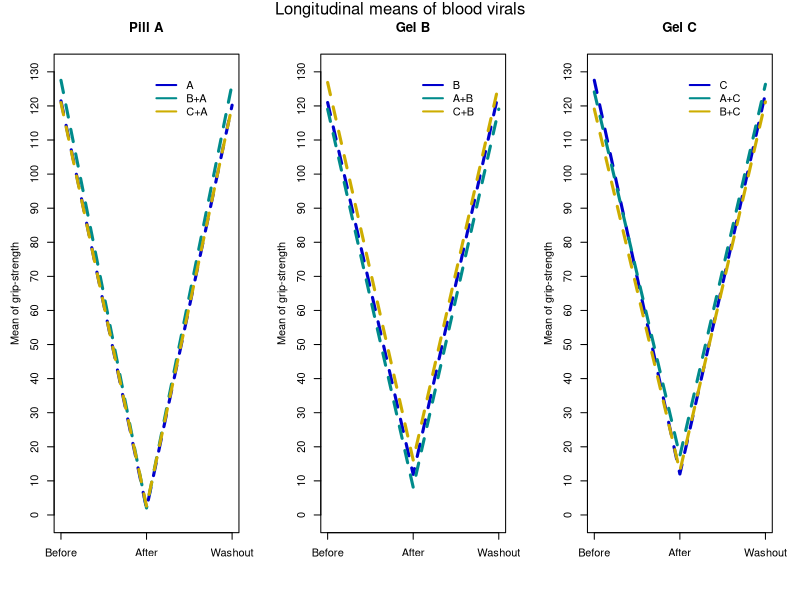
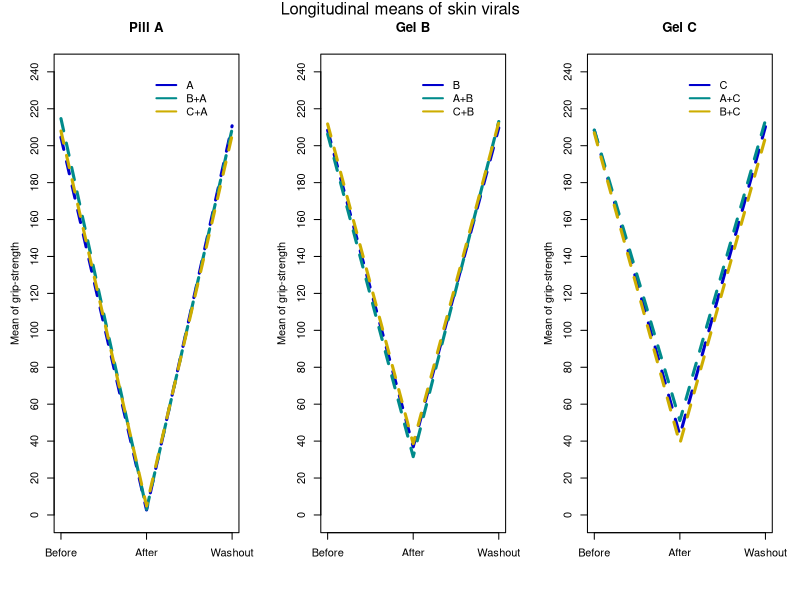

Reproduce these figures in R, in order. (Note: this script raises an error after producing the figures.)
## ---- chunk 1
knitr::opts_chunk$set(echo = TRUE)
library(data.table)
library(tidyverse)
library(ggplot2)
library(reshape2)

virals <- read.csv("baseline.csv")
endpoints <- read.csv("endpoints.csv")
## ---- chunk 2
### viral loads in the blood plasma
#### A effect
virals_blood_long = melt(virals, id.var = c("ptid", "period1", "period2", "period3"), measure.vars = c("bviral0", "bviral1", "bviral2", "bviral3", "bviral4", "bviral5", "bviral6"))

A_pureeffect <- virals_blood_long[virals_blood_long$period1=="Pill A"&virals_blood_long$variable %in% c("bviral0", "bviral1", "bviral2"),]
A_pureeffect$group = "A"
A_pureeffect <- A_pureeffect[, -c(2,3,4)]
A_pureeffect$variable <- ifelse(A_pureeffect$variable=="bviral0", "Before", ifelse(A_pureeffect$variable=="bviral1", "After", "Washout"))

BAC_effect <- virals_blood_long[(virals_blood_long$period1=="Gel B"&virals_blood_long$period2=="Pill A"&virals_blood_long$variable %in% c("bviral2", "bviral3", "bviral4")),]
BAC_effect$group = "BA"
BAC_effect <- BAC_effect[,-c(2,3,4)]
BAC_effect$variable <- ifelse(BAC_effect$variable=="bviral2", "Before", ifelse(BAC_effect$variable=="bviral3", "After", "Washout"))

CBA_effect <- virals_blood_long[(virals_blood_long$period2=="Gel B"&virals_blood_long$period3=="Pill A"&virals_blood_long$variable %in% c("bviral4", "bviral5", "bviral6")),]
CBA_effect$group = "BA"
CBA_effect <- CBA_effect[,-c(2,3,4)]
CBA_effect$variable <- ifelse(CBA_effect$variable=="bviral4", "Before", ifelse(CBA_effect$variable=="bviral5", "After", "Washout"))

CAB_effect <- virals_blood_long[(virals_blood_long$period1=="Gel C"&virals_blood_long$period2=="Pill A"&virals_blood_long$variable %in% c("bviral2", "bviral3", "bviral4")),]
CAB_effect$group = "CA"
CAB_effect <- CAB_effect[,-c(2,3,4)]
CAB_effect$variable <- ifelse((CAB_effect$variable=="bviral2"), "Before", ifelse(CAB_effect$variable=="bviral3", "After", "Washout"))

BCA_effect <- virals_blood_long[(virals_blood_long$period2=="Gel C"&virals_blood_long$period3=="Pill A"&virals_blood_long$variable %in% c("bviral4", "bviral5", "bviral6")),]
BCA_effect$group = "CA"
BCA_effect <- BCA_effect[,-c(2,3,4)]
BCA_effect$variable <- ifelse((BCA_effect$variable=="bviral4"), "Before", ifelse(BCA_effect$variable=="bviral5", "After", "Washout"))

Aeffect <- rbind(A_pureeffect,BAC_effect,CBA_effect, BCA_effect, CAB_effect)
#### B effect
B_pureeffect <- virals_blood_long[virals_blood_long$period1=="Gel B"&virals_blood_long$variable %in% c("bviral0", "bviral1", "bviral2"),]
B_pureeffect$group = "B"
B_pureeffect <- B_pureeffect[, -c(2,3,4)]
B_pureeffect$variable <- ifelse(B_pureeffect$variable=="bviral0", "Before", ifelse(B_pureeffect$variable=="bviral1", "After", "Washout"))

ABC_effect <- virals_blood_long[(virals_blood_long$period1=="Pill A"&virals_blood_long$period2=="Gel B"&virals_blood_long$variable %in% c("bviral2", "bviral3", "bviral4")),]
ABC_effect$group = "AB"
ABC_effect <- ABC_effect[,-c(2,3,4)]
ABC_effect$variable <- ifelse(ABC_effect$variable=="bviral2", "Before", ifelse(ABC_effect$variable=="bviral3", "After", "Washout"))

CAB_effect <- virals_blood_long[(virals_blood_long$period2=="Pill A"&virals_blood_long$period3=="Gel B"&virals_blood_long$variable %in% c("bviral4", "bviral5", "bviral6")),]
CAB_effect$group = "AB"
CAB_effect <- CAB_effect[,-c(2,3,4)]
CAB_effect$variable <- ifelse(CAB_effect$variable=="bviral4", "Before", ifelse(CAB_effect$variable=="bviral5", "After", "Washout"))

CBA_effect <- virals_blood_long[(virals_blood_long$period1=="Gel C"&virals_blood_long$period2=="Gel B"&virals_blood_long$variable %in% c("bviral2", "bviral3", "bviral4")),]
CBA_effect$group = "CB"
CBA_effect <- CBA_effect[,-c(2,3,4)]
CBA_effect$variable <- ifelse((CBA_effect$variable=="bviral2"), "Before", ifelse(CBA_effect$variable=="bviral3", "After", "Washout"))

ACB_effect <- virals_blood_long[(virals_blood_long$period2=="Gel C"&virals_blood_long$period3=="Gel B"&virals_blood_long$variable %in% c("bviral4", "bviral5", "bviral6")),]
ACB_effect$group = "CB"
ACB_effect <- ACB_effect[,-c(2,3,4)]
ACB_effect$variable <- ifelse((ACB_effect$variable=="bviral4"), "Before", ifelse(ACB_effect$variable=="bviral5", "After", "Washout"))

Beffect <- rbind(B_pureeffect,ABC_effect,CAB_effect, CBA_effect, ACB_effect)

#### C effect
C_pureeffect <- virals_blood_long[virals_blood_long$period1=="Gel C"&virals_blood_long$variable %in% c("bviral0", "bviral1", "bviral2"),]
C_pureeffect$group = "C"
C_pureeffect <- C_pureeffect[, -c(2,3,4)]
C_pureeffect$variable <- ifelse(C_pureeffect$variable=="bviral0", "Before", ifelse(C_pureeffect$variable=="bviral1", "After", "Washout"))

ACB_effect <- virals_blood_long[(virals_blood_long$period1=="Pill A"&virals_blood_long$period2=="Gel C"&virals_blood_long$variable %in% c("bviral2", "bviral3", "bviral4")),]
ACB_effect$group = "AC"
ACB_effect <- ACB_effect[,-c(2,3,4)]
ACB_effect$variable <- ifelse(ACB_effect$variable=="bviral2", "Before", ifelse(ACB_effect$variable=="bviral3", "After", "Washout"))

BAC_effect <- virals_blood_long[(virals_blood_long$period2=="Pill A"&virals_blood_long$period3=="Gel C"&virals_blood_long$variable %in% c("bviral4", "bviral5", "bviral6")),]
BAC_effect$group = "AC"
BAC_effect <- BAC_effect[,-c(2,3,4)]
BAC_effect$variable <- ifelse(BAC_effect$variable=="bviral4", "Before", ifelse(BAC_effect$variable=="bviral5", "After", "Washout"))

BCA_effect <- virals_blood_long[(virals_blood_long$period1=="Gel B"&virals_blood_long$period2=="Gel C"&virals_blood_long$variable %in% c("bviral2", "bviral3", "bviral4")),]
BCA_effect$group = "BC"
BCA_effect <- BCA_effect[,-c(2,3,4)]
BCA_effect$variable <- ifelse((BCA_effect$variable=="bviral2"), "Before", ifelse(BCA_effect$variable=="bviral3", "After", "Washout"))

ABC_effect <- virals_blood_long[(virals_blood_long$period2=="Gel B"&virals_blood_long$period3=="Gel C"&virals_blood_long$variable %in% c("bviral4", "bviral5", "bviral6")),]
ABC_effect$group = "BC"
ABC_effect <- ABC_effect[,-c(2,3,4)]
ABC_effect$variable <- ifelse((ABC_effect$variable=="bviral4"), "Before", ifelse(ABC_effect$variable=="bviral5", "After", "Washout"))

Ceffect <- rbind(C_pureeffect,ACB_effect,BAC_effect, BCA_effect, ABC_effect)
## ---- chunk 3
#### A
mean_table = tapply(Aeffect$value, 
                    list(Aeffect$group, Aeffect$variable), 
                    mean, 
                    na.rm = T)
mean_table <- mean_table[,c(2,1,3)]
bviral_mean <- mean_table

mycol = c("blue3", "cyan4", "gold3")
par(mfrow=c(1,3))

plot(1:3, c(0,65,130),
     ylab = "Mean of grip-strength", xlab = "", 
     pch = " ", cex.lab = 1, cex.axis = 1 ,
     mgp = c(2.5, 1, 0), axes=FALSE, main = "Pill A")

axis(side=1, 1:3, c("Before","After", "Washout"))
axis(side=2, at=seq(0,130, by=10))
box()
for (i in 1:3) {
  lines(1:3, mean_table[i, ], lty = 2, col = mycol[i], lwd = 3)
}
legend(2, 130, legend = c("A", "B+A", "C+A"), bty = "n", 
       col = mycol, lwd = 2, ncol = 1, cex = 1)

#### B
mean_table = tapply(Beffect$value, 
                    list(Beffect$group, Beffect$variable), 
                    mean, 
                    na.rm = T)
mean_table <- mean_table[,c(2,1,3)]
mean_table <- mean_table[c(2,1,3),]
bviral_mean <- rbind(bviral_mean, mean_table)

plot(1:3, c(0,65,130),
     ylab = "Mean of grip-strength", xlab = "", 
     pch = " ", cex.lab = 1, cex.axis = 1 ,
     mgp = c(2.5, 1, 0), axes=FALSE, main = "Gel B")
axis(side=1, 1:3, c("Before","After", "Washout"))
axis(side=2, at=seq(0,130, by=10))
box()
for (i in 1:3) {
  lines(1:3, mean_table[i, ], lty = 2, col = mycol[i], lwd = 3)
}
legend(2, 130, legend = c("B", "A+B", "C+B"), bty = "n", 
       col = mycol, lwd = 2, ncol = 1, cex = 1)

#### C
mean_table = tapply(Ceffect$value, 
                    list(Ceffect$group, Ceffect$variable), 
                    mean, 
                    na.rm = T)
mean_table <- mean_table[,c(2,1,3)]
mean_table <- mean_table[c(3,1,2),]
bviral_mean <- rbind(bviral_mean, mean_table)

plot(1:3, c(0,65,130),
     ylab = "Mean of grip-strength", xlab = "", 
     pch = " ", cex.lab = 1, cex.axis = 1 ,
     mgp = c(2.5, 1, 0), axes=FALSE, main = "Gel C")
axis(side=1, 1:3, c("Before","After", "Washout"))
axis(side=2, at=seq(0,130, by=10))
box()
for (i in 1:3) {
  lines(1:3, mean_table[i, ], lty = 2, col = mycol[i], lwd = 3)
}
legend(2, 130, legend = c("C", "A+C", "B+C"), bty = "n", 
       col = mycol, lwd = 2, ncol = 1, cex = 1)
mtext("Longitudinal means of blood virals", side = 3, line = -1.3, outer = TRUE)

kableExtra::kable(bviral_mean)

## ---- chunk 4
### viral loads in the affected skin
#### A effect
virals_skin_long = melt(virals, id.var = c("ptid", "period1", "period2", "period3"), measure.vars = c("sviral0", "sviral1", "sviral2", "sviral3", "sviral4", "sviral5", "sviral6"))

A_pureeffect <- virals_skin_long[virals_skin_long$period1=="Pill A"&virals_skin_long$variable %in% c("sviral0", "sviral1", "sviral2"),]
A_pureeffect$group = "A"
A_pureeffect <- A_pureeffect[, -c(2,3,4)]
A_pureeffect$variable <- ifelse(A_pureeffect$variable=="sviral0", "Before", ifelse(A_pureeffect$variable=="sviral1", "After", "Washout"))

BAC_effect <- virals_skin_long[(virals_skin_long$period1=="Gel B"&virals_skin_long$period2=="Pill A"&virals_skin_long$variable %in% c("sviral2", "sviral3", "sviral4")),]
BAC_effect$group = "BA"
BAC_effect <- BAC_effect[,-c(2,3,4)]
BAC_effect$variable <- ifelse(BAC_effect$variable=="sviral2", "Before", ifelse(BAC_effect$variable=="sviral3", "After", "Washout"))

CBA_effect <- virals_skin_long[(virals_skin_long$period2=="Gel B"&virals_skin_long$period3=="Pill A"&virals_skin_long$variable %in% c("sviral4", "sviral5", "sviral6")),]
CBA_effect$group = "BA"
CBA_effect <- CBA_effect[,-c(2,3,4)]
CBA_effect$variable <- ifelse(CBA_effect$variable=="sviral4", "Before", ifelse(CBA_effect$variable=="sviral5", "After", "Washout"))

CAB_effect <- virals_skin_long[(virals_skin_long$period1=="Gel C"&virals_skin_long$period2=="Pill A"&virals_skin_long$variable %in% c("sviral2", "sviral3", "sviral4")),]
CAB_effect$group = "CA"
CAB_effect <- CAB_effect[,-c(2,3,4)]
CAB_effect$variable <- ifelse((CAB_effect$variable=="sviral2"), "Before", ifelse(CAB_effect$variable=="sviral3", "After", "Washout"))

BCA_effect <- virals_skin_long[(virals_skin_long$period2=="Gel C"&virals_skin_long$period3=="Pill A"&virals_skin_long$variable %in% c("sviral4", "sviral5", "sviral6")),]
BCA_effect$group = "CA"
BCA_effect <- BCA_effect[,-c(2,3,4)]
BCA_effect$variable <- ifelse((BCA_effect$variable=="sviral4"), "Before", ifelse(BCA_effect$variable=="sviral5", "After", "Washout"))

Aeffect <- rbind(A_pureeffect,BAC_effect,CBA_effect, BCA_effect, CAB_effect)
#### B effect
B_pureeffect <- virals_skin_long[virals_skin_long$period1=="Gel B"&virals_skin_long$variable %in% c("sviral0", "sviral1", "sviral2"),]
B_pureeffect$group = "B"
B_pureeffect <- B_pureeffect[, -c(2,3,4)]
B_pureeffect$variable <- ifelse(B_pureeffect$variable=="sviral0", "Before", ifelse(B_pureeffect$variable=="sviral1", "After", "Washout"))

ABC_effect <- virals_skin_long[(virals_skin_long$period1=="Pill A"&virals_skin_long$period2=="Gel B"&virals_skin_long$variable %in% c("sviral2", "sviral3", "sviral4")),]
ABC_effect$group = "AB"
ABC_effect <- ABC_effect[,-c(2,3,4)]
ABC_effect$variable <- ifelse(ABC_effect$variable=="sviral2", "Before", ifelse(ABC_effect$variable=="sviral3", "After", "Washout"))

CAB_effect <- virals_skin_long[(virals_skin_long$period2=="Pill A"&virals_skin_long$period3=="Gel B"&virals_skin_long$variable %in% c("sviral4", "sviral5", "sviral6")),]
CAB_effect$group = "AB"
CAB_effect <- CAB_effect[,-c(2,3,4)]
CAB_effect$variable <- ifelse(CAB_effect$variable=="sviral4", "Before", ifelse(CAB_effect$variable=="sviral5", "After", "Washout"))

CBA_effect <- virals_skin_long[(virals_skin_long$period1=="Gel C"&virals_skin_long$period2=="Gel B"&virals_skin_long$variable %in% c("sviral2", "sviral3", "sviral4")),]
CBA_effect$group = "CB"
CBA_effect <- CBA_effect[,-c(2,3,4)]
CBA_effect$variable <- ifelse((CBA_effect$variable=="sviral2"), "Before", ifelse(CBA_effect$variable=="sviral3", "After", "Washout"))

ACB_effect <- virals_skin_long[(virals_skin_long$period2=="Gel C"&virals_skin_long$period3=="Gel B"&virals_skin_long$variable %in% c("sviral4", "sviral5", "sviral6")),]
ACB_effect$group = "CB"
ACB_effect <- ACB_effect[,-c(2,3,4)]
ACB_effect$variable <- ifelse((ACB_effect$variable=="sviral4"), "Before", ifelse(ACB_effect$variable=="sviral5", "After", "Washout"))

Beffect <- rbind(B_pureeffect,ABC_effect,CAB_effect, CBA_effect, ACB_effect)

#### C effect
C_pureeffect <- virals_skin_long[virals_skin_long$period1=="Gel C"&virals_skin_long$variable %in% c("sviral0", "sviral1", "sviral2"),]
C_pureeffect$group = "C"
C_pureeffect <- C_pureeffect[, -c(2,3,4)]
C_pureeffect$variable <- ifelse(C_pureeffect$variable=="sviral0", "Before", ifelse(C_pureeffect$variable=="sviral1", "After", "Washout"))

ACB_effect <- virals_skin_long[(virals_skin_long$period1=="Pill A"&virals_skin_long$period2=="Gel C"&virals_skin_long$variable %in% c("sviral2", "sviral3", "sviral4")),]
ACB_effect$group = "AC"
ACB_effect <- ACB_effect[,-c(2,3,4)]
ACB_effect$variable <- ifelse(ACB_effect$variable=="sviral2", "Before", ifelse(ACB_effect$variable=="sviral3", "After", "Washout"))

BAC_effect <- virals_skin_long[(virals_skin_long$period2=="Pill A"&virals_skin_long$period3=="Gel C"&virals_skin_long$variable %in% c("sviral4", "sviral5", "sviral6")),]
BAC_effect$group = "AC"
BAC_effect <- BAC_effect[,-c(2,3,4)]
BAC_effect$variable <- ifelse(BAC_effect$variable=="sviral4", "Before", ifelse(BAC_effect$variable=="sviral5", "After", "Washout"))

BCA_effect <- virals_skin_long[(virals_skin_long$period1=="Gel B"&virals_skin_long$period2=="Gel C"&virals_skin_long$variable %in% c("sviral2", "sviral3", "sviral4")),]
BCA_effect$group = "BC"
BCA_effect <- BCA_effect[,-c(2,3,4)]
BCA_effect$variable <- ifelse((BCA_effect$variable=="sviral2"), "Before", ifelse(BCA_effect$variable=="sviral3", "After", "Washout"))

ABC_effect <- virals_skin_long[(virals_skin_long$period2=="Gel B"&virals_skin_long$period3=="Gel C"&virals_skin_long$variable %in% c("sviral4", "sviral5", "sviral6")),]
ABC_effect$group = "BC"
ABC_effect <- ABC_effect[,-c(2,3,4)]
ABC_effect$variable <- ifelse((ABC_effect$variable=="sviral4"), "Before", ifelse(ABC_effect$variable=="sviral5", "After", "Washout"))

Ceffect <- rbind(C_pureeffect,ACB_effect,BAC_effect, BCA_effect, ABC_effect)
## ---- chunk 5
#### A
mean_table = tapply(Aeffect$value, 
                    list(Aeffect$group, Aeffect$variable), 
                    mean, 
                    na.rm = T)
mean_table <- mean_table[,c(2,1,3)]
sviral_mean <- mean_table

mycol = c("blue3", "cyan4", "gold3")
par(mfrow=c(1,3))
plot(1:3, c(0,120,240),
     ylab = "Mean of grip-strength", xlab = "", 
     pch = " ", cex.lab = 1, cex.axis = 1 ,
     mgp = c(2.5, 1, 0), axes=FALSE, main = "Pill A")
axis(side=1, 1:3, c("Before","After", "Washout"))
axis(side=2, at=seq(0,240, by=20))
box()
for (i in 1:3) {
  lines(1:3, mean_table[i, ], lty = 2, col = mycol[i], lwd = 3)
}
legend(2, 240, legend = c("A", "B+A", "C+A"), bty = "n", 
       col = mycol, lwd = 2, ncol = 1, cex = 1)

#### B
mean_table = tapply(Beffect$value, 
                    list(Beffect$group, Beffect$variable), 
                    mean, 
                    na.rm = T)
mean_table <- mean_table[,c(2,1,3)]
mean_table <- mean_table[c(2,1,3),]
sviral_mean <- rbind(sviral_mean, mean_table)


plot(1:3, c(0,120,240),
     ylab = "Mean of grip-strength", xlab = "", 
     pch = " ", cex.lab = 1, cex.axis = 1 ,
     mgp = c(2.5, 1, 0), axes=FALSE, main = "Gel B")
axis(side=1, 1:3, c("Before","After", "Washout"))
axis(side=2, at=seq(0,240, by=20))
box()
for (i in 1:3) {
  lines(1:3, mean_table[i, ], lty = 2, col = mycol[i], lwd = 3)
}
legend(2, 240, legend = c("B", "A+B", "C+B"), bty = "n", 
       col = mycol, lwd = 2, ncol = 1, cex = 1)

#### C
mean_table = tapply(Ceffect$value, 
                    list(Ceffect$group, Ceffect$variable), 
                    mean, 
                    na.rm = T)
mean_table <- mean_table[,c(2,1,3)]
mean_table <- mean_table[c(3,1,2),]
sviral_mean <- rbind(sviral_mean, mean_table)

plot(1:3, c(0,120,240),
     ylab = "Mean of grip-strength", xlab = "", 
     pch = " ", cex.lab = 1, cex.axis = 1 ,
     mgp = c(2.5, 1, 0), axes=FALSE, main = "Gel C")
axis(side=1, 1:3, c("Before","After", "Washout"))
axis(side=2, at=seq(0,240, by=20))
box()
for (i in 1:3) {
  lines(1:3, mean_table[i, ], lty = 2, col = mycol[i], lwd = 3)
}
legend(2, 240, legend = c("C", "A+C", "B+C"), bty = "n", 
       col = mycol, lwd = 2, ncol = 1, cex = 1)
mtext("Longitudinal means of skin virals", side = 3, line = -1.3, outer = TRUE)

kableExtra::kable(sviral_mean)

## ---- chunk 6
### adverse event EDA
adverse <- endpoints[,c(1,2,3,4,5,6,7,8,9,10,11,12,13,14,15,16)]
adverse$period1_count <- adverse$AE_pillA_week1+adverse$AE_pillA_week2+adverse$AE_pillA_week3+adverse$AE_pillA_week4
adverse$period2_count <- adverse$AE_gelB_week1+adverse$AE_gelB_week2+adverse$AE_gelB_week3+adverse$AE_gelB_week4
adverse$period3_count <- adverse$AE_gelC_week1+adverse$AE_gelC_week2+adverse$AE_gelC_week3+adverse$AE_gelC_week4
adverse<-adverse[,-c(5,6,7,8,9,10,11,12,13,14,15,16)]

adverse_long = melt(adverse, id.var = c("ptid", "period1", "period2", "period3"), measure.vars = c("period1_count", "period2_count", "period3_count"))

adverse$A_count=adverse$B_count=adverse$C_count=0
for (i in 1:180){
  if (adverse$period1[i]=="Pill A") adverse$A_count[i]=adverse$period1_count[i]
  if (adverse$period2[i]=="Pill A") adverse$A_count[i]=adverse$period2_count[i]
  if (adverse$period3[i]=="Pill A") adverse$A_count[i]=adverse$period3_count[i]
  
  if (adverse$period1[i]=="Gel B") adverse$B_count[i]=adverse$period1_count[i]
  if (adverse$period2[i]=="Gel B") adverse$B_count[i]=adverse$period2_count[i]
  if (adverse$period3[i]=="Gel B") adverse$B_count[i]=adverse$period3_count[i]
  
  if (adverse$period1[i]=="Gel C") adverse$C_count[i]=adverse$period1_count[i]
  if (adverse$period2[i]=="Gel C") adverse$C_count[i]=adverse$period2_count[i]
  if (adverse$period3[i]=="Gel C") adverse$C_count[i]=adverse$period3_count[i]
}
countdata <- adverse[,c(10,9,8)]

A=as.data.frame(countdata[,1])
colnames(A)<-"count"
B=as.data.frame(countdata[,2])
colnames(B)<-"count"
C=as.data.frame(countdata[,3])
colnames(C)<-"count"
newdata <- rbind(A,B,C)
newdata$group = 0
for (i in 1:540){
  if (i<=180) newdata$group[i]="Pill A"
  else if (i<=360) newdata$group[i]="Gel B"
  else newdata$group[i]="Gel C"
}
library(ggplot2)
hist(newdata)
# Histogram by group in ggplot2
ggplot(newdata, aes(x = count, fill = group)) + 
  geom_histogram(binwidth = 0.5, color = "black", alpha = 0.7)+
  labs(x = "Factor Levels", y = "Frequency", title = "Histogram of adverse event total count")
## ---- chunk 7
### adherence days
adhere <- endpoints[,c(1,2,3,4,17,18,19,20,21,22,23,24,25,26,27,28)]
adhere.melt <- melt(adhere, id.vars = c("ptid", "period1", "period2", "period3"))

temp=data.frame(rep(0,2160))
colnames(temp)<-"group"
temp$count=NA
for (i in 1:180){
  temp$group[c(12*i-11,12*i-10,12*i-9,12*i-8)]=adhere$period1[i]
  temp$count[c(12*i-11,12*i-10,12*i-9,12*i-8)]=as.vector(adhere[i,5:8])
  
  temp$group[c(12*i-7,12*i-6,12*i-5,12*i-4)]=adhere$period2[i]
  temp$count[c(12*i-7,12*i-6,12*i-5,12*i-4)]=as.vector(adhere[i,9:12])
  
  temp$group[c(12*i-3,12*i-2,12*i-1,12*i)]=adhere$period3[i]
  temp$count[c(12*i-3,12*i-2,12*i-1,12*i)]=as.vector(adhere[i,13:16])
}
temp$count <- as.numeric(temp$count)
hist(temp$count[temp$group=="Pill A"])
ggplot(temp, aes(x = count, fill=group)) + 
  geom_histogram(binwidth = 0.5, color = "black", alpha = 0.7)+
  labs(x = "Adherence days per week", y = "Frequency", title = "Histogram of adherence count")
